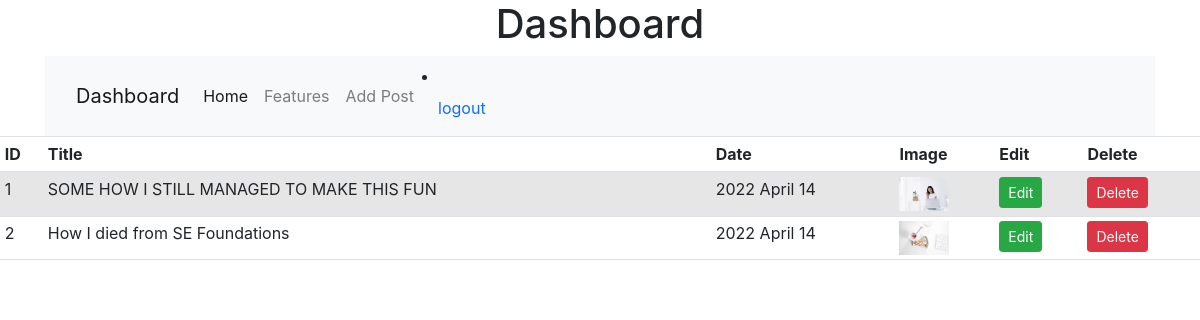
The page /dashboard (signed in) on the database its author committed.
### myblog/models.py (models this page shows, shortened)
class Post(db.Model):
    id = db.Column(db.Integer, primary_key=True, autoincrement=True)
    slug = db.Column(db.String(180), nullable=False)
    title = db.Column(db.String(180), nullable=False)
    body = db.Column(db.Text, nullable=False)
    comments = db.Column(db.Integer, default=0)
    views = db.Column(db.Integer, default=0)
    image=db.Column(db.String(120), default='image.jpg')
    user_id = db.Column(db.Integer, db.ForeignKey('user.id'), nullable=False)
    author = db.relationship('User',backref=db.backref('author', lazy=True))
    pub_date = db.Column(db.DateTime, nullable=False,default=datetime.utcnow)

### myblog/routes.py (the view)
@app.route('/dashboard')
@login_required
def dashboard():
    posts= Post.query.order_by(Post.id.desc()).all()
    return render_template('admin/dashboard.html', posts=posts)

### myblog/models.py (called while the page is built)
@login_manager.user_loader
def load_user(user_id):
    return User.query.get(int(user_id))

### myblog/templates/admin/dashboard.html (shortened to what this page needs)
<!doctype html>
<html lang="en">
  <head>
    <link href="https://cdn.jsdelivr.net/npm/bootstrap@5.1.3/dist/css/bootstrap.min.css" rel="stylesheet">
    <link rel="stylesheet" href="https://maxcdn.bootstrapcdn.com/bootstrap/4.0.0/css/bootstrap.min.css">
  </head>
  <body>
    <h1 class="text-center">Dashboard</h1>
    <div class="container">
        <nav class="navbar navbar-expand-lg navbar-light bg-light">
            <div class="container-fluid">
              <a class="navbar-brand" href="#">Dashboard</a>
              <div class="collapse navbar-collapse" id="navbarNav">
                <ul class="navbar-nav">
                  <li class="nav-item">
                    <a class="nav-link active" aria-current="page" href="#">Home</a>
                  </li>
                  <li class="nav-item">
                    <a class="nav-link" href="#">Features</a>
                  </li>
                  <li class="nav-item">
                    <a class="nav-link" href="addpost">Add Post</a>
                  </li>
                </ul>
                <li class="nav-item">
                    <a class="nav-link" href="logout">logout</a>
                  </li>
              </div>
            </div>
          </nav>
    </div>
    <table class="table table-sm table-striped tabled-bordered">
      <thead>
        <th>ID</th>
        <th>Title</th>
        <th>Date</th>
        <th>Image</th>
        <th>Edit</th>
        <th>Delete</th>
      </thead>
    <tbody>
      {% for post in posts %}
      <tr>
        <td>{{loop.index}}</td>
        <td>{{post.title}}</td>
        <td>{{post.pub_date.strftime('%Y %B %d')}}</td>
        <td><img src="{{url_for('static', filename='/assets/images/'+ post.image)}}" width="50"></td>
        <td><a href="{{url_for('updatepost', id=post.id)}}" class="btn btn-sm btn-success">Edit</a></td>
        <td>
          <button type="button" id="#del-{{post.id}}" class="btn btn-primary btn-danger btn-sm" data-toggle="modal" data-target="#del-{{post.id}}">
            Delete
          </button>
        </td>
      </tr>
      {% endfor %}
    </tbody>
    </table>
  </body>
</html>

### rows shown on the page
Post: title "SOME HOW I STILL MANAGED TO MAKE THIS FUN", pub_date "2022 April 14", image (picture)
Post: title "How I died from SE Foundations", pub_date "2022 April 14", image (picture)
